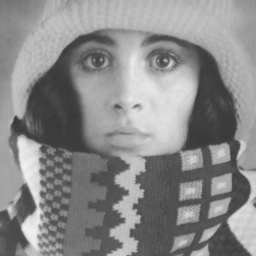
#> input picture Week 1 Equalization and Interpolation/trui.png, 256 x 256 px
$ jupyter execute --allow-errors 1_equalization_interpolation.ipynb
#> lines starting #> are read from the running program, lines starting #| are printed output that depends on the picture
# Assignment 1.1: Histogram Equalization

## Working with notebooks

The assignments for this course will be given as Jupyter notebooks like this one. They will contain programming assignments which are automatically graded.

An autograded assignment will typically ask you to complete the code of a Python function. It is important that you do not change the name, inputs or outputs of the function, because they will be tested automatically: stick closely to the assignment. The autograder converts your notebook to a Python file by concatenating all code in the notebook and testing the resulting Python file. It is therefore important that your code runs correctly and uninterrupted, so:

**Always use `Kernel > Restart & Run All` and check the results before handing in your assignment**.

Some general tips:

- Avoid using packages that are not already imported in the assignment template, and are not default Python packages.
- Avoid using "notebook magic" like `%matplotlib inline`; such commands do not work when the notebook is converted to a Python script.

## Working with Codegrade

The assignments for this course are automatically graded by a system called *Codegrade*. Our tests will run on your code automatically, and give grades based purely on the correctness of the output.

Some of the Codegrade tests will be run immediately, and you can view the output/results before the deadline (it may take a couple of minutes to show up). Use this to check that your code is working correctly, and that you are in the right direction for the assignments.

[cell 1]
import numpy as np
import matplotlib.pyplot as plt
from skimage.io import imread as skimread

# Point Operators

In the lecture notes a point operator is defined as an operator:
$$
\forall \mathbf x\in \mathcal D: \quad g(\mathbf x) = \psi(f(\mathbf x)),
$$
where $\psi$ is a scalar function taking in a gray value (real number) and returning a gray value (real number).

We will consider three different implementations of a point operator:

1. writing a function based on an analytical expression (e.g. $\psi(v)=v^2$),
2. in case the range of an image $f$ is a discrete and finite set of values (e.g. all pixel values are encoded as 8 bit integers) we can use a **look-up table**, and
3. in case an analytical expression is not available but only an (approximate) graph of the function $\psi$ we can use table interpolation.

## Gamma Correction

To warm up for the histogram equalization implementation later on, we first consider **gamma correction**. Let $f$ be a scalar image with gray values in the range from zero to one, then the gamma corrected image $g$ is defined as:
$$
\forall \mathbf x\in \mathcal D: \quad g(\mathbf x) = (f(\mathbf x))^\gamma
$$
With the usual overloading of operators we write:
$$
g = f^\gamma
$$
First, you have to write a function for the gamma correction. (In this case writing a function is unnecessarily complex, but we need it for automatic grading.)

[cell 2]
def psi_gamma(f, gamma):
    """
    This function returns the array f^gamma: each value in the array f raised to the power gamma.

    Note: this function should not use (explicit) loops.
    """
    return f ** gamma

Assuming $f(\mathbf x)\in[0,1]\subset\mathbb{R}$ plot the graphs of $f^\gamma$ in one figure for values $\gamma \in\{ 0.3, 0.5, 0.7, 1, 1.43, 2.0, 3.33 \}$

[cell 3]
v = np.linspace(0, 1, 20)
f, _ = np.meshgrid(v, np.arange(4))
plt.subplot(2,1,1)
plt.imshow(f, vmin=0, vmax=1)
plt.title(r'$\gamma=1$')

plt.gray()
plt.axis('off')
plt.subplot(2,1,2)
gamma = 0.5
plt.imshow(psi_gamma(f, gamma), vmin=0, vmax=1);
plt.title('$\gamma=%5.2f$' % gamma)
plt.gray()
plt.axis('off');

Below an 'image' is shown where the gray values increase from zero to one going from left to right. Note that the perceptual difference between the lower gray values (darker tones) is smaller than the difference between the larger gray values.

[cell 4]
v = np.linspace(0, 1, 20)
f, _ = np.meshgrid(v, np.arange(4))
plt.subplot(2,1,1)
plt.imshow(f, vmin=0, vmax=1)
plt.title(r'$\gamma=1$')

plt.gray()
plt.axis('off')
plt.subplot(2,1,2)
gamma = 1.0
plt.imshow(psi_gamma(f, gamma), vmin=0, vmax=1);
plt.title('$\gamma=%5.2f$' % gamma)
plt.gray()
plt.axis('off');
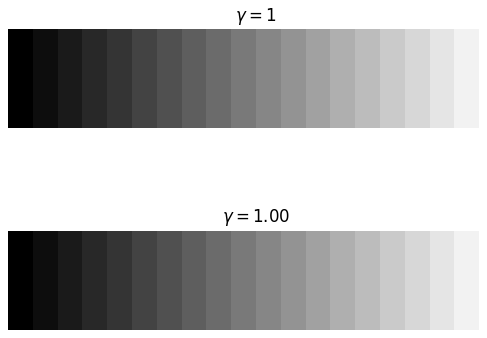
#> figure drawn by matplotlib, 2 panels

Looking at the $\gamma$-curves you should be able to guestimate a value of $\gamma$ that will result in a more perceptually uniform change of luminance from left to right. Use this value as the $\gamma$ value in the code above for the second row and observe the results.

The curve of 0.5 goes up faster in the beginning, making the difference between the darker values bigger, while decreasing the difference between larger gray values.

## Table Lookup

A (unary) pixel operator can be implemented as a table lookup in case the range of the image is finite and countable. For an 8 bit image this is evidently the case: the possible pixels values are integers in the range from 0 to 255.

For such an 8 bit image the gamma correction from the previous section will not work because the gamma correction method assumes that the range is from zero to one. Rewrite the `psi_gamma` function to take an extra keyword argument `max_val` for images in the range from 0 to `max_val`. Note that the resulting image should have the same range from zero to `max_val`. Without special care the resulting image will have floating point values; that is ok for now.

[cell 5]
def psi_gamma_scaled(v, gamma, max_val=1):
    v_scaled = v / max_val
    adjusted = v_scaled ** gamma
    return max_val * adjusted

Below we show two images. The original image 'trui' and a gamma corrected version of it. Note that we start with an image of dtype=uint8 and end up with an image of dtype=float64.

[cell 6]
# The first time you run these tests, the code downloads the standard computer vision example image "trui.png".
try:
    f = skimread('trui.png')
#> f is the input picture: shape (256, 256); min 56, max 241, mean 137.7
except FileNotFoundError:
    import requests
    image_file = requests.get("https://staff.fnwi.uva.nl/r.vandenboomgaard/ComputerVision/_images/trui.png")
    open("trui.png", "wb").write(image_file.content)
    f = skimread('trui.png')

plt.subplot(1,2,1)
plt.imshow(f, vmin=0, vmax=255)
plt.axis('off')
plt.title(r'dtype: %s [%d, %d]' % (f.dtype, f.min(), f.max()))
plt.subplot(1,2,2)
g = psi_gamma_scaled(f, 1.2, max_val=255)
plt.imshow(g, vmin=0, vmax=255)
plt.title(r'dtype: %s [%5.2f, %5.2f]' % (g.dtype, g.min(), g.max()))
plt.axis('off');
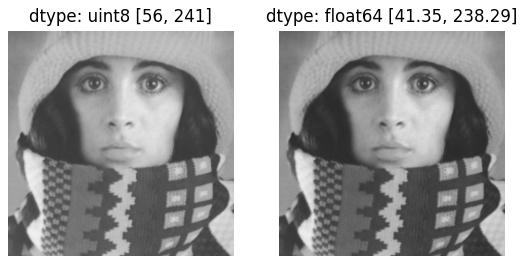
#> figure drawn by matplotlib, 2 panels

Of course we can simply cast the resulting image into a dtype=uint8 image again but that would not prevent that the calculations (and intermediate images) are dtype=float64. Using a look-up table is one way to prevent that floating point intermediate values are used.

[cell 7]
def gamma_table_uint8(gamma):
    """returns a table (array) T of shape (256,)"""
    T = np.linspace(0, 1, 256, dtype=np.float64)
    T_scaled = T ** gamma + 1e-9
    T = 255 * T_scaled
    T = np.int_(T)
    return np.array(T, dtype=np.uint8)

The code below demonstrates the use of table lookup for gamma compression. Note that ``lut[f]`` does the table lookup for all pixels in the image. Read about the 'magic' of array indexing in Numpy to really understand this.

[cell 8]
plt.subplot(1,2,1)
plt.imshow(f, vmin=0, vmax=255)
plt.axis('off')
plt.title(r'dtype: %s [%d, %d]' % (f.dtype, f.min(), f.max()))
plt.subplot(1,2,2)
lut = gamma_table_uint8(1.2)
g = lut[f]
plt.imshow(g, vmin=0, vmax=255)
plt.title(r'dtype: %s [%d, %d]' % (g.dtype, g.min(), g.max()))
plt.axis('off');
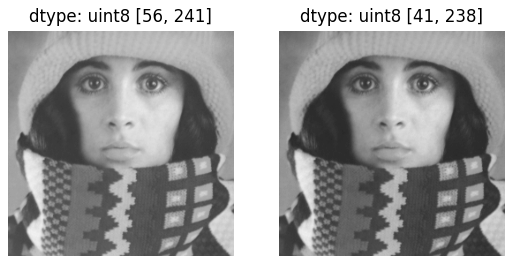
#> figure drawn by matplotlib, 2 panels

## Interpolated Table Lookup

A lookup table can only be used in case the set of pixel (gray) values is finite and discrete. For a floating point image a lookup table is not feasible.

Consider a point operator characterized with the function $\psi$:

$$
g(\mathbf x) = \psi(f(\mathbf x))
$$

with $f(\mathbf x)\in[0,1]\subset\mathbb{R}$.

Now let $\psi$ not be given in an analytical form but with just a few samples $\psi(v_i)=\psi_i$ (for $i=1,\ldots,n$). We assume $v_1=0$ and $v_n=1$ and furthermore we assume the sequence $v_i$ is increasing.

An example is given in the Python code below:

[cell 9]
v = np.array([0, 0.25, 0.5, 0.75, 1])
psi = np.array([0, 0.1, 0.6, 0.9, 1])
plt.plot(v, psi, '-o');
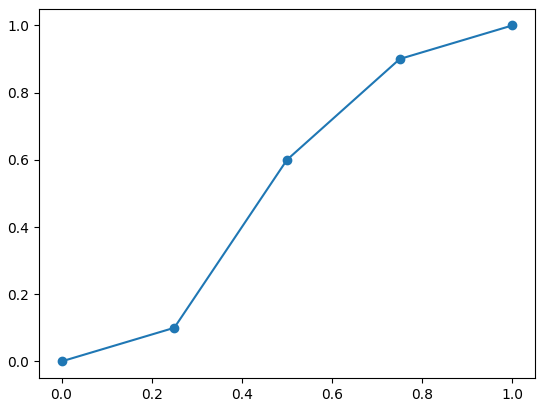
#> figure drawn by matplotlib, 1 panel

Not only the five points $(v_i, \psi_i)$ are indicated but also the lines connecting the dots. This is called **linear interpolation**. In a subsequent lab exercise you will have to implement interpolation for 2D functions. Here we will use the Numpy ``interp`` function.

To get the value $\psi(0.6)$ through interpolation (given only the 5 points above) we can use:

[cell 10]
psi0p6 = np.interp(0.6, v, psi)
print(psi0p6)
plt.plot(v, psi, '-o')
axs = plt.axis()
plt.vlines(0.6, -1, psi0p6, linestyles='dotted')
plt.hlines(psi0p6, -1, 0.6, linestyles='dotted')
plt.axis(axs);

[cell 11]
f = plt.imread('trui.png')
print(f.dtype)
#| float32
g = np.interp(f, v, psi)
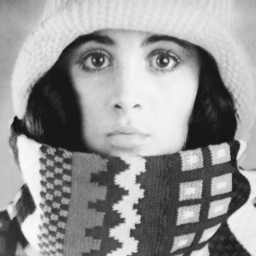
#> g: shape (256, 256) float64; min 0.0878, max 0.978, mean 0.586

plt.subplot(1,2,1)
plt.imshow(f);
plt.axis('off')

plt.subplot(1,2,2)
plt.imshow(g);
plt.axis('off');

Define the table $\psi_{\text{invert}}$ with as few points as possible to invert the image, i.e. $g = 1 - f$.

[cell 12]
def invert_table():
    """returns a tuple (v, psi) defining a table to be used for
    interpolated table lookup that inverts an image"""
    return [0, 1], [1, 0]

[cell 13]
v_inv, psi_inv = invert_table()
g = np.interp(f, v_inv, psi_inv)
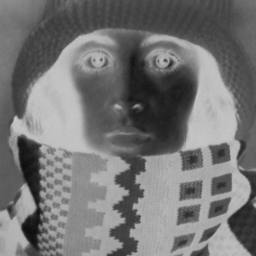
#> g: shape (256, 256) float64; min 0.0549, max 0.78, mean 0.46
plt.subplot(1,2,1)
plt.imshow(f);
plt.axis('off')

plt.subplot(1,2,2)
plt.imshow(g);
plt.axis('off');

Next you have to define the table for interpolated table lookup that thresholds an image:

$$
\psi_{t}(v) = \begin{cases}
0 &: v<t\\
1 &: v\geq t
\end{cases}
$$

[cell 14]
def threshold_table(t):
    v = [0, t, t, 1]
    psi = [0, 0, 1, 1]
    return np.array((v, psi))

[cell 15]
v_t, psi_t = threshold_table(0.5)
plt.subplot(1,2,1)
plt.imshow(f)
plt.axis('off')
plt.subplot(1,2,2)
plt.imshow(np.interp(f, v_t, psi_t))
plt.axis('off');
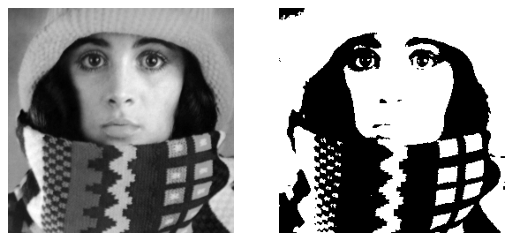
#> figure drawn by matplotlib, 2 panels

# Histogram Equalization

In the lecture notes the histogram equalization operation for an image with gray values in the range from zero to one is given as the point operator defined with the function:
$$
\psi(v) = H_f(v)
$$
where $H_f$ is the normalized cumulative histogram of the image $f$.

[cell 16]
def histogram_equalization(f, bins=100):
#> called with bins = 64
    h, be = np.histogram(f, range=(0,1), bins=bins)
#> h = 64 values, max 3750 at index 15, min 0 at index 0, mean 1024; be = 65 values from 0 to 1
    H = np.cumsum(h.astype(float)/sum(h))
#> H = 64 values from 0 to 1
    v = be
#> v = 65 values from 0 to 1
    psi = np.hstack(([0], H))
#> psi = 65 values from 0 to 1
    return np.interp(f, v, psi)
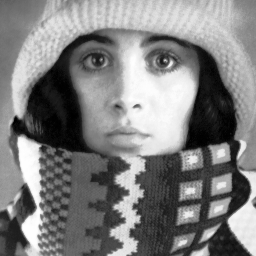
#> returned value: shape (256, 256) float64; min 0.000546, max 1, mean 0.501

[cell 17]
bins = 64
f = plt.imread('trui.png')
plt.subplot(321)
plt.imshow(f)
plt.axis('off')

plt.subplot(322)
g = histogram_equalization(f, bins=bins)
plt.imshow(g)
plt.axis('off')

plt.subplot(323)
h_f, be_f = np.histogram(f, range=(0,1), bins=bins)
#> h_f has the same summary as h in histogram_equalization; be_f = 65 values from 0 to 1
h_f = h_f/np.sum(h_f)
#> h_f = 64 values, max 0.0572 at index 15, min 0 at index 0, mean 0.0156
plt.bar(be_f[:-1], h_f, width=be_f[1]-be_f[0]);

plt.subplot(324)
h_g, be_g = np.histogram(g, range=(0,1), bins=bins)
#> h_g = 64 values, max 1745 at index 14, min 287 at index 10, mean 1024; be_g = 65 values from 0 to 1
h_g = h_g/np.sum(h_g)
#> h_g = 64 values, max 0.0266 at index 14, min 0.00438 at index 10, mean 0.0156
plt.bar(be_g[:-1], h_g, width=be_g[1]-be_g[0])

plt.subplot(325)
H_f = np.cumsum(h_f)
#> H_f = 64 values from 0 to 1
plt.bar(be_f[:-1], H_f, width=be_f[1]-be_f[0])
plt.subplot(326)
H_g = np.cumsum(h_g)
#> H_g = 64 values from 0.0197 to 1
plt.bar(be_g[:-1], H_g, width=be_g[1]-be_g[0]);
plt.subplots_adjust(bottom=0.01, top=1.2, right=1.5)
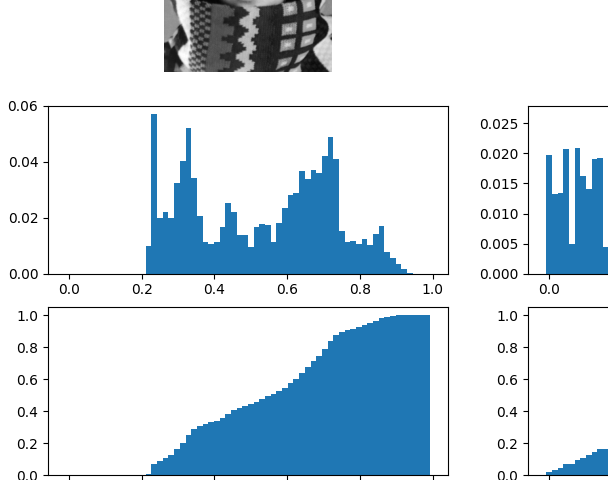
#> figure drawn by matplotlib, 6 panels; panel 3: tallest bar 0.0572 high, from x = 0.227 to 0.242; panel 4: tallest bar 0.0266 high, from x = 0.211 to 0.227; panel 6: tallest bar 1 high, from x = 0.977 to 0.992
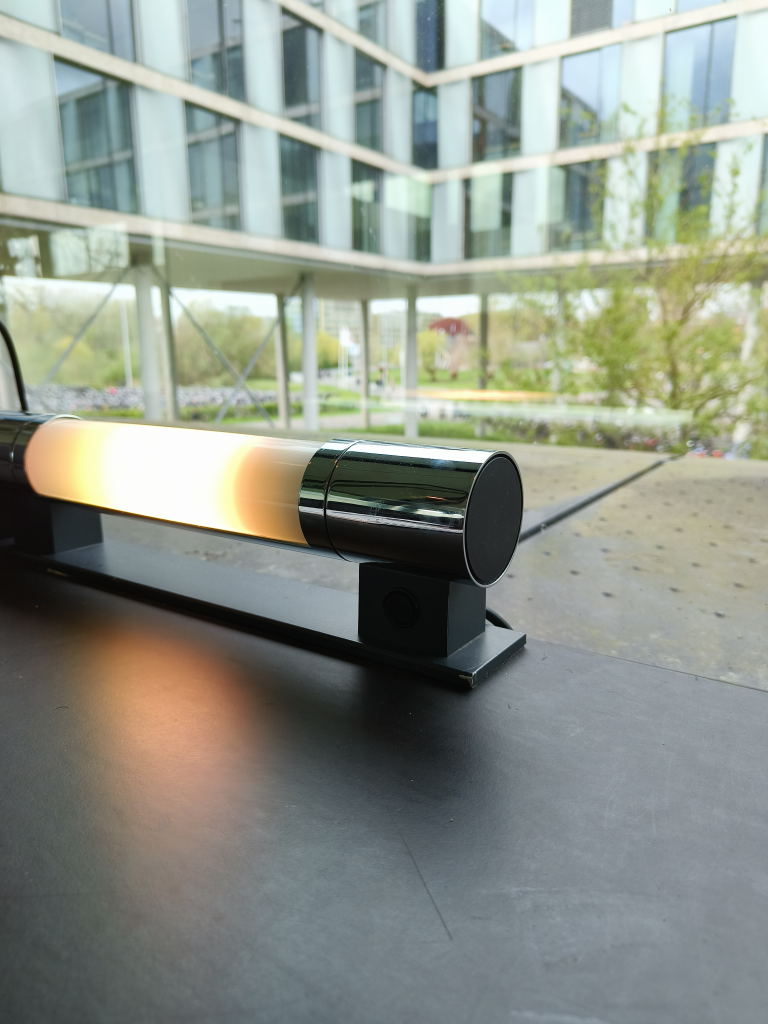
#> input picture Week 1 Equalization and Interpolation/1.jpg, 3072 x 4096 px (shown at 1/4 size)
#> further down, test is the input picture: shape (4096, 3072, 3); mean R, G, B 142.4, 148.6, 138.7
#> (the rest of the program and of its run is left out)
